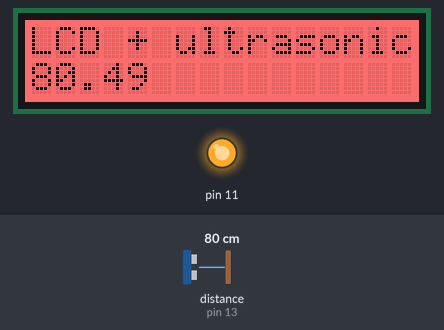
The sketch below on a simulated Arduino Uno, built with avr-gcc and run on an emulated ATmega328P. On the bench: 16×2 character LCD, output pins drawn as LEDs (lit = HIGH). Wiring (inferred from the names in the program): ultrasonic range finder: trigger pin 12; echo pin 13. The inputs (shaded band) are chosen by the test bench; at power-on: distance to the obstacle (sensor on pin 13) 80 cm. The echo pulse lasts 58.3 µs per cm; pins used as bus, display or sensor lines are not drawn; what the sketch prints to the serial monitor is not drawn.

Above: at 1.2 s.
1.3 s: distance to the obstacle (sensor on pin 13) set to 9 cm
At 2.4 s:
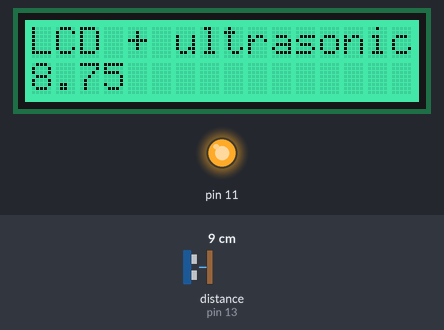
4.3 s: distance to the obstacle (sensor on pin 13) set to 2 cm
At 5.7 s:
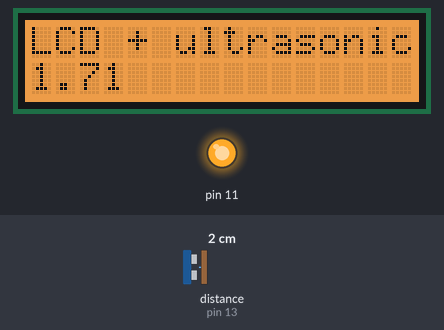
6.0 s: distance to the obstacle (sensor on pin 13) set to 18 cm
At 6.11 s:
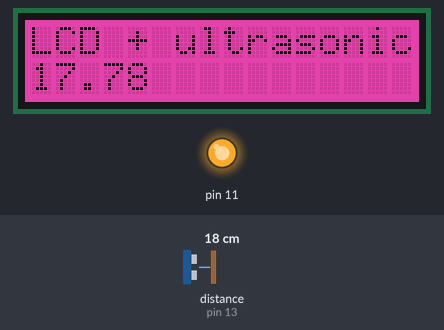
7.9 s: distance to the obstacle (sensor on pin 13) set to 4 cm
At 8.8 s:
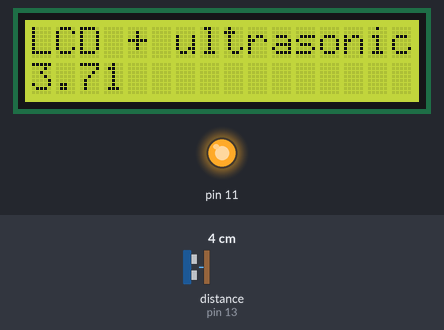
Timing chart, 0 to 10.9 s (numbered marks = the images above; inputs shaded):
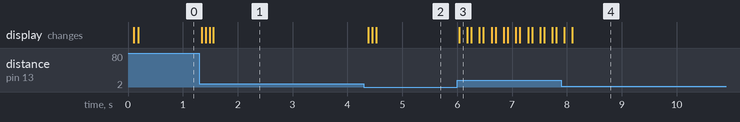

The sketch:

ultrasonic_display.ino
```cpp
/*
  Ultrasonic sensor with Grove RGB LCD display

  Install the Grove-LCD RGB Backlight library from the library manager.
 */


#include <Wire.h>
#include "rgb_lcd.h"

rgb_lcd lcd;


#define TRIG_PIN 12
#define ECHO_PIN 13
#define SPEED_OF_SOUND_CM_US (0.0345f) // speed of sound in centimeters per microsecond

void setup() {
  // initialize serial port
  Serial.begin(9600);

  // initialize the grove lcd
  lcd.begin(16, 2);
  lcd.setCursor(0, 0);
  lcd.print("LCD + ultrasonic");

  // configure the trigger pin to output mode
  pinMode(TRIG_PIN, OUTPUT);
  // configure the echo pin to input mode
  pinMode(ECHO_PIN, INPUT);

  // this is to make a virtual power pin. this is just to simplify wiring; it is not recommended in an actual application!
  pinMode(11, OUTPUT);
  digitalWrite(11, HIGH);
}

void setLCDHue(float distance_cm) {
  // note: this is a block of gpt so dont worry about understanding it
  // map distance to hue

  float hue = (distance_cm / 20);
  if (hue > 1.f) hue = 1.f;

  float t = 6.28318530718f * hue;

  float rf = 0.5f + 0.5f * cos(t);
  float gf = 0.5f + 0.5f * cos(t - 2.09439510239f); // -120°
  float bf = 0.5f + 0.5f * cos(t + 2.09439510239f); // +120°

  // scale to 0..255 with clipping
  int ri = (int)(rf * 255.0f + 0.5f);
  int gi = (int)(gf * 255.0f + 0.5f);
  int bi = (int)(bf * 255.0f + 0.5f);

  if (ri < 0) ri = 0; else if (ri > 255) ri = 255;
  if (gi < 0) gi = 0; else if (gi > 255) gi = 255;
  if (bi < 0) bi = 0; else if (bi > 255) bi = 255;

  lcd.setRGB(ri, gi, bi);
}

void loop() {
  // transmit a 10us pulse to TRIG_PINar
  digitalWrite(TRIG_PIN, HIGH);
  delayMicroseconds(10);
  digitalWrite(TRIG_PIN, LOW);

  // record the pulse length of the echo pin
  float length_us = pulseIn(ECHO_PIN, HIGH);


  // calculate the distance
  float distance_cm = length_us * SPEED_OF_SOUND_CM_US / 2; // divide by two because forward and return path

  // report value via serial port
  Serial.print("Distance in cm: "); // unfortunately Arduino does not natively have printf format specifier
  Serial.println(distance_cm);

  // also report the value on the lcd
  // first clear the lcd
  lcd.setCursor(0, 1);
  lcd.print("                ");
  lcd.setCursor(0, 1);
  lcd.print(distance_cm);

  // set lcd backlight colour
  setLCDHue(distance_cm);

  // don't need to run this too often
  delay(50); // 500 millisecond delay
}
```

Measured:
- after the input at 1.3 s, the display: first changes at once (image 1 shows a later state)
- after the input at 4.3 s, the display: changes after 0.08 s (image 2)
- after the input at 6.0 s, the display: changes at once (image 3)
- after the input at 7.9 s, the display: first changes after 0.06 s (image 4 shows a later state)
